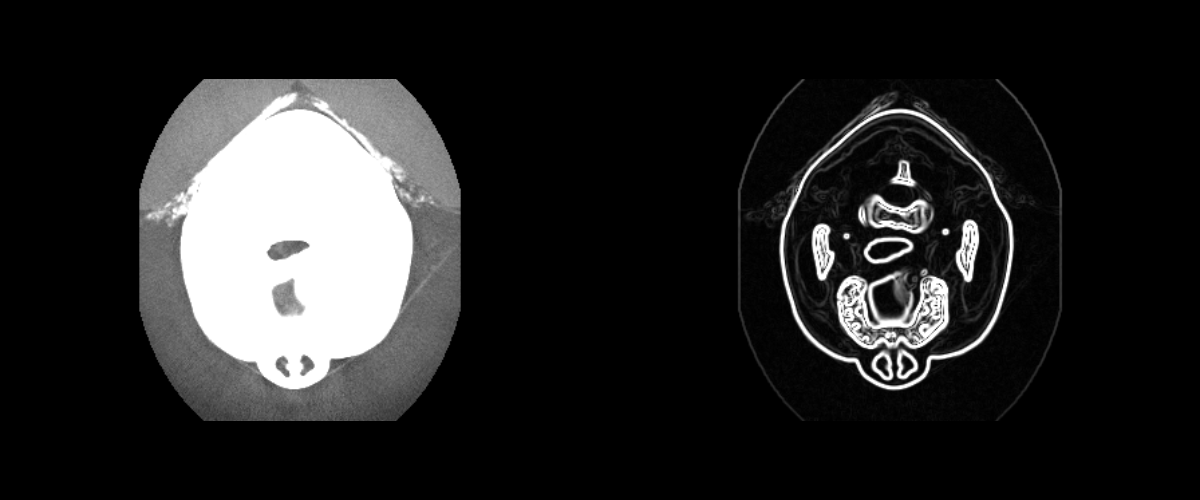

Reproduce this figure in Python.
#!/usr/bin/env python

# Apply a Sobel 2D edge detector to a slice of a 3D medical volume
# (FullHead.mhd).  The left viewport shows the original middle axial
# slice; the right shows the Sobel edge-detected result.

import os
from pathlib import Path

# Factory overrides: importing these modules registers the OpenGL rendering
# and interaction style implementations for vtkRenderingCore factory classes.
import vtkmodules.vtkInteractionStyle  # noqa: F401
import vtkmodules.vtkRenderingOpenGL2  # noqa: F401
# VTK pipeline classes used in this example
from vtkmodules.vtkIOImage import vtkMetaImageReader
from vtkmodules.vtkImagingCore import vtkImageCast, vtkImageExtractComponents
from vtkmodules.vtkImagingGeneral import vtkImageSobel2D
from vtkmodules.vtkImagingMath import vtkImageMagnitude
from vtkmodules.vtkRenderingCore import (
    vtkImageActor,
    vtkRenderWindow,
    vtkRenderWindowInteractor,
    vtkRenderer,
)

# Colors (normalized RGB)
black_rgb = (0.0, 0.0, 0.0)

# Data directory: defaults to the folder containing this script
data_dir = Path(os.environ.get("VPE_DATA_DIR", Path(__file__).parent))

# Reader: load the 3D medical volume
reader = vtkMetaImageReader()
reader.SetFileName(str(data_dir / "FullHead.mhd"))
reader.Update()

# Determine the middle axial slice
extent = reader.GetOutput().GetExtent()
mid_z = (extent[4] + extent[5]) // 2

# Filter: Sobel 2D edge detection — produces a 2-component gradient output
sobel = vtkImageSobel2D()
sobel.SetInputConnection(reader.GetOutputPort())

# Magnitude: combine the two gradient components into a single scalar
magnitude = vtkImageMagnitude()
magnitude.SetInputConnection(sobel.GetOutputPort())

# Cast original: convert to unsigned char for display
cast_original = vtkImageCast()
cast_original.SetInputConnection(reader.GetOutputPort())
cast_original.SetOutputScalarTypeToUnsignedChar()
cast_original.ClampOverflowOn()

# Cast edges: convert the magnitude to unsigned char for display
cast_edges = vtkImageCast()
cast_edges.SetInputConnection(magnitude.GetOutputPort())
cast_edges.SetOutputScalarTypeToUnsignedChar()
cast_edges.ClampOverflowOn()

# Actor 1: original slice in the left viewport
actor_original = vtkImageActor()
actor_original.GetMapper().SetInputConnection(cast_original.GetOutputPort())
actor_original.SetDisplayExtent(extent[0], extent[1], extent[2], extent[3],
                                mid_z, mid_z)

# Actor 2: Sobel edge-detected slice in the right viewport
actor_edges = vtkImageActor()
actor_edges.GetMapper().SetInputConnection(cast_edges.GetOutputPort())
actor_edges.SetDisplayExtent(extent[0], extent[1], extent[2], extent[3],
                             mid_z, mid_z)

# Renderer 1: left viewport — original
renderer_left = vtkRenderer()
renderer_left.AddActor(actor_original)
renderer_left.SetViewport(0.0, 0.0, 0.5, 1.0)
renderer_left.SetBackground(black_rgb)
renderer_left.ResetCamera()

# Renderer 2: right viewport — Sobel edges
renderer_right = vtkRenderer()
renderer_right.AddActor(actor_edges)
renderer_right.SetViewport(0.5, 0.0, 1.0, 1.0)
renderer_right.SetBackground(black_rgb)
renderer_right.ResetCamera()

# Window: display the rendered scene
render_window = vtkRenderWindow()
render_window.AddRenderer(renderer_left)
render_window.AddRenderer(renderer_right)
render_window.SetWindowName("sobel")
render_window.SetMultiSamples(0)
render_window.SetSize(1200, 500)

# Interactor: handle mouse and keyboard events
render_window_interactor = vtkRenderWindowInteractor()
render_window_interactor.SetRenderWindow(render_window)

# Launch the interactive visualization
render_window_interactor.Initialize()
render_window_interactor.Start()
